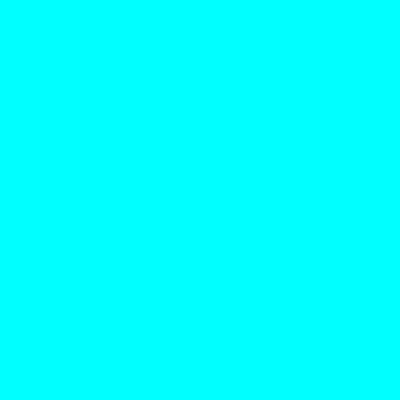
Frame 1 (no input)
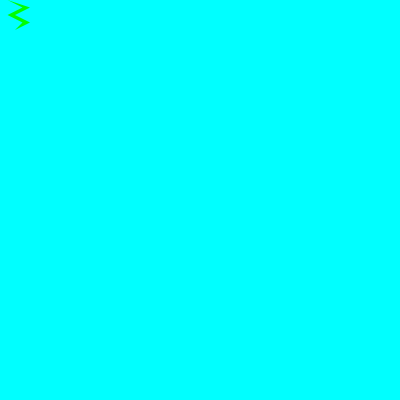
Frame 60 (the mouse pressed at the canvas centre just before this capture)
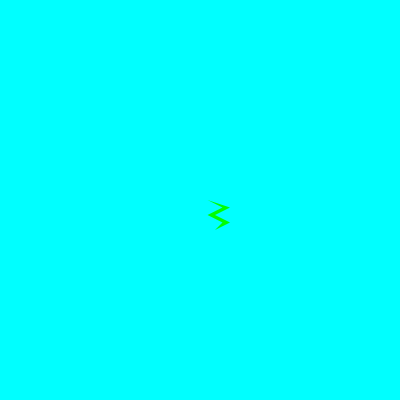
Frame 120 (the mouse held since frame 60 and released just before this capture)

The Processing sketch that drew these frames (run headless with seeded random() and noise(); from frame 60 on, the mouse is pressed at the canvas centre):

// Processing sketch: processing_99685
// ── processing_99685.pde


float x = 0;
float y = 0;
float w = 10;
float h = 10;

float[] a = new float[100];
float[] b = new float[100];
float[] c = new float[100];
float[] d = new float[100];

float size = 0;

int xdirection = 1;
int ydirection = 1;

void setup() {
  size(400,400);
  background(0,255,255);
  fill(0,0,255,10);
  noStroke();
}
void draw() {
    background(0,255,255);
  rayo(mouseX,mouseY,size,size);
  if(mouseX >=50) {
    for(int i=0;i < 100;i++)  {

    }
    size = size+20;
  }
  if(mouseX<=200) {
    size = 30;
    fill(0,255,0);
  }
}
void rayo(float x,float y,float w,float h) {
  beginShape(POLYGON);
  vertex(x+w/4,y);
  vertex(x+w,y+h/4);
  vertex(x+w/2,y+h/2);
  vertex(x+w,y+3*h/4);
  vertex(x+w/2,y+h);
  vertex(x+3*w/4,y+3*h/4);
  vertex(x+w/4,y+h/2);
  vertex(x+3*w/4,y+h/4);
  vertex(x+w/4,y);
  endShape();
}
